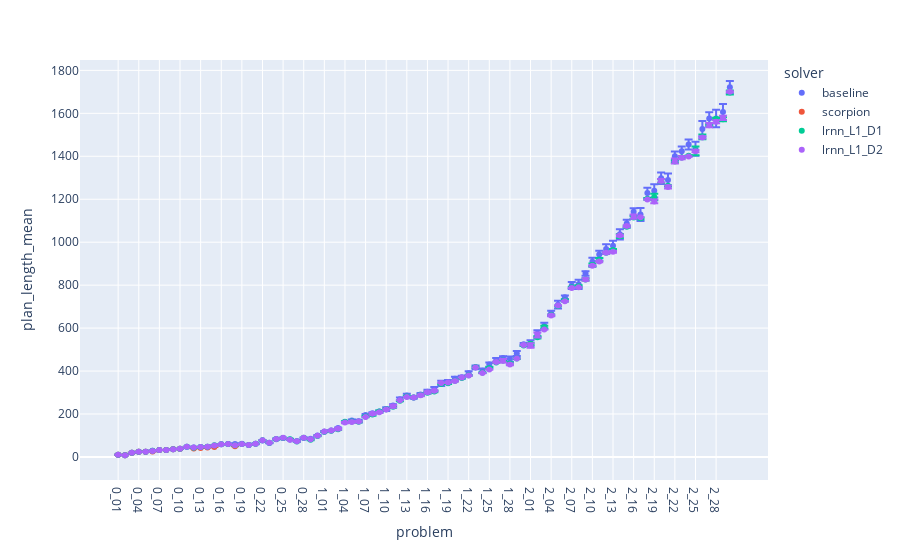
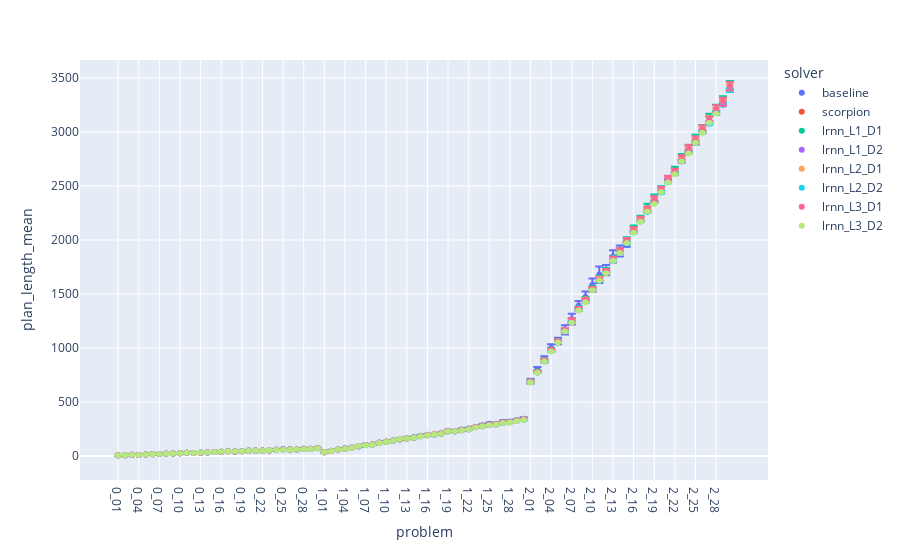
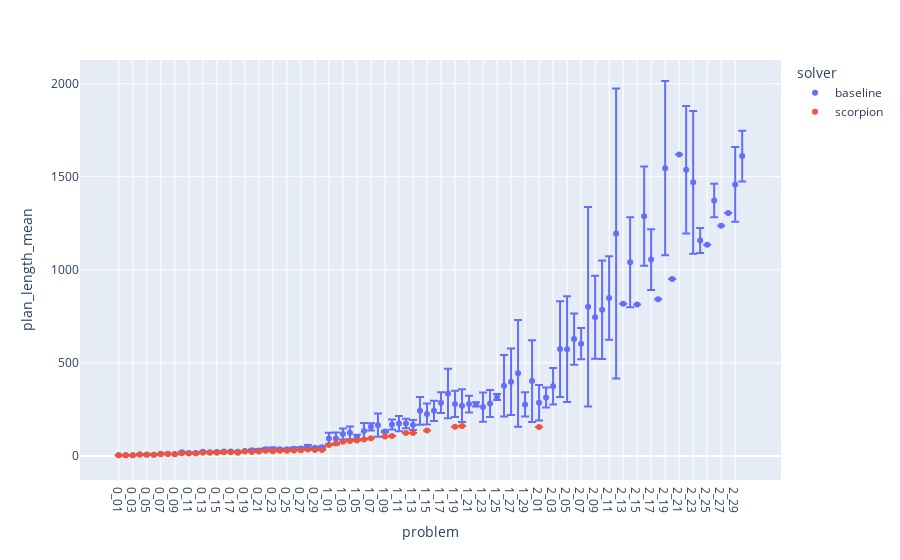
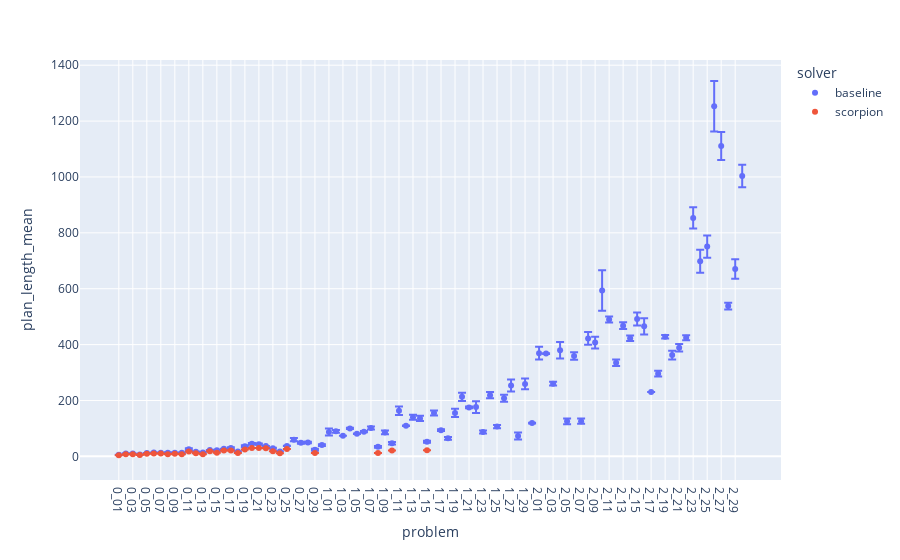

These figures' notebook cell, in order:
### Markdown cell above
Some results (e.g. miconic evaluation, or blocksworld training) are either timing out (due to apptainer and cluster cpus) or running out of memory (possibly due to suboptimal handcrafted policies, or very large training datasets).

### Code cell
log_y = 0
easy_only = 0

plot_domains("plan_length", log_y=log_y, easy_only=easy_only)

### Figure 1 — Plotly figure (JSON) as saved in the notebook; plotly's stock layout.template omitted (floating-point values rounded to 4 significant figures)
{"data": [{"error_y": {"array": [0, 0, 0, 0, 0, 1.838, 0, 0, 0, 0, 0, 1.886, 1.633, 1.897, 2.828, 0.9661, 0, 3.887, 1.054, 0, 2.271, 1.398, 0.9661, 2.539, 1.751, 1.989, 3.795, 1.897, 2.15, 1.751, 2.573, 2.066, 2.119, 2.539, 4.158, 6.052, 4.05, 4.566, 4.3, 8.847, 5.963, 8.066, 7.245, 5.337, 6.68, 8.509, 9.371, 11.93, 9.43, 8.944, 7.193, 9.8, 8.39, 10.74, 9.707, 11.62, 7.674, 11.91, 11.99, 6.535, 14.64, 15.65, 14.81, 11.63, 17.72, 8.276, 16.31, 21.1, 10.73, 19.21, 17.33, 22.92, 23.38, 23.32, 18.11, 16.79, 30.34, 24.66, 31.12, 26.75, 29.99, 22.37, 21.87, 23.37, 32.35, 36.64, 28.98, 40.71, 37.64, 29.11]}, "hovertemplate": "solver=baseline<br>problem=%{x}<br>plan_length_mean=%{y}<extra></extra>", "legendgroup": "baseline", "marker": {"color": "#636efa", "symbol": "circle"}, "mode": "markers", "name": "baseline", "orientation": "v", "showlegend": true, "type": "scatter", "x": ["0_01", "0_02", "0_03", "0_04", "0_05", "0_06", "0_07", "0_08", "0_09", "0_10", "0_11", "0_12", "0_13", "0_14", "0_15", "0_16", "0_17", "0_18", "0_19", "0_20", "0_21", "0_22", "0_23", "0_24", "0_25", "0_26", "0_27", "0_28", "0_29", "0_30", "1_01", "1_02", "1_03", "1_04", "1_05", "1_06", "1_07", "1_08", "1_09", "1_10", "1_11", "1_12", "1_13", "1_14", "1_15", "1_16", "1_17", "1_18", "1_19", "1_20", "1_21", "1_22", "1_23", "1_24", "1_25", "1_26", "1_27", "1_28", "1_29", "1_30", "2_01", "2_02", "2_03", "2_04", "2_05", "2_06", "2_07", "2_08", "2_09", "2_10", "2_11", "2_12", "2_13", "2_14", "2_15", "2_16", "2_17", "2_18", "2_19", "2_20", "2_21", "2_22", "2_23", "2_24", "2_25", "2_26", "2_27", "2_28", "2_29", "2_30"], "xaxis": "x", "y": [10, 8, 20, 24, 24, 28.4, 32, 32, 36, 38, 48, 44, 46, 47.4, 52, 59.4, 60, 60, 61, 56, 61.6, 76.8, 65.4, 83, 88.2, 81.8, 74.8, 88.6, 84.8, 100.2, 117.8, 123.6, 134.6, 163, 169.8, 166.8, 195.8, 203.8, 211.6, 222.6, 240, 268.8, 286.6, 276.6, 290.8, 304.2, 316.4, 342.6, 348.6, 364, 370.8, 389.4, 417.2, 401.6, 430, 449.6, 461, 455.8, 481.6, 524.6, 529, 574.2, 609.6, 669.4, 709.2, 743.4, 798.8, 803.6, 854.2, 908.6, 942.6, 968, 983.2, 1036.0, 1087.0, 1141.0, 1129, 1229.0, 1239.0, 1297.0, 1289.0, 1400.0, 1423.0, 1455, 1435.0, 1527.0, 1576, 1576.0, 1606, 1721.0], "yaxis": "y"}, {"error_y": {"array": [null, null, null, null, null, null, null, null, null, null, null, null, null, null, null, null, null, null, null, null, null, null, null, null, null, null, null, null, null, null, null, null, null, null, null, null, null, null, null, null, null, null, null, null, null, null, null, null, null, null, null, null, null, null, null, null, null, null, null, null, null, null, null, null, null, null, null, null, null, null, null, null, null, null, null, null, null, null, null, null, null, null, null, null, null, null, null, null, null, null]}, "hovertemplate": "solver=scorpion<br>problem=%{x}<br>plan_length_mean=%{y}<extra></extra>", "legendgroup": "scorpion", "marker": {"color": "#EF553B", "symbol": "circle"}, "mode": "markers", "name": "scorpion", "orientation": "v", "showlegend": true, "type": "scatter", "x": ["0_01", "0_02", "0_03", "0_04", "0_05", "0_06", "0_07", "0_08", "0_09", "0_10", "0_11", "0_12", "0_13", "0_14", "0_15", "0_16", "0_17", "0_18", "0_19", "0_20", "0_21", "0_22", "0_23", "0_24", "0_25", "0_26", "0_27", "0_28", "0_29", "0_30", "1_01", "1_02", "1_03", "1_04", "1_05", "1_06", "1_07", "1_08", "1_09", "1_10", "1_11", "1_12", "1_13", "1_14", "1_15", "1_16", "1_17", "1_18", "1_19", "1_20", "1_21", "1_22", "1_23", "1_24", "1_25", "1_26", "1_27", "1_28", "1_29", "1_30", "2_01", "2_02", "2_03", "2_04", "2_05", "2_06", "2_07", "2_08", "2_09", "2_10", "2_11", "2_12", "2_13", "2_14", "2_15", "2_16", "2_17", "2_18", "2_19", "2_20", "2_21", "2_22", "2_23", "2_24", "2_25", "2_26", "2_27", "2_28", "2_29", "2_30"], "xaxis": "x", "y": [10, 8, 20, 24, 24, 26, 32, 32, 36, 38, null, 40, 42, 44, 46, null, null, 50, null, null, null, null, null, null, null, null, null, null, null, null, null, null, null, null, null, null, null, null, null, null, null, null, null, null, null, null, null, null, null, null, null, null, null, null, null, null, null, null, null, null, null, null, null, null, null, null, null, null, null, null, null, null, null, null, null, null, null, null, null, null, null, null, null, null, null, null, null, null, null, null], "yaxis": "y"}, {"error_y": {"array": [0, 0, 0, 0, 0, 1.155, 0, 0, 0, 0, 0, 1.155, 2, 1.155, 0, 1.155, 0, 1.155, 0, 0, 0, 0, 0, 1.155, 2, 2.309, 0, 0, 2, 1.155, 1.155, 0, 4.163, 2, 3.055, 2, 3.464, 5.033, 4.619, 2, 4.163, 2.309, 3.464, 1.155, 2.309, 4.163, 4.163, 0, 4.163, 3.055, 1.155, 1.155, 3.055, 1.155, 3.055, 2, 1.155, 5.033, 2, 2.309, 5.033, 6.11, 5.774, 2.309, 1.155, 4.619, 2, 4.619, 5.033, 7.572, 7.024, 3.055, 5.033, 9.238, 4, 6.429, 4.163, 4, 15.01, 8.083, 2.309, 7.024, 1.155, 2, 20.43, 11.02, 6, 5.033, 9.238, 9.452]}, "hovertemplate": "solver=lrnn_L1_D1<br>problem=%{x}<br>plan_length_mean=%{y}<extra></extra>", "legendgroup": "lrnn_L1_D1", "marker": {"color": "#00cc96", "symbol": "circle"}, "mode": "markers", "name": "lrnn_L1_D1", "orientation": "v", "showlegend": true, "type": "scatter", "x": ["0_01", "0_02", "0_03", "0_04", "0_05", "0_06", "0_07", "0_08", "0_09", "0_10", "0_11", "0_12", "0_13", "0_14", "0_15", "0_16", "0_17", "0_18", "0_19", "0_20", "0_21", "0_22", "0_23", "0_24", "0_25", "0_26", "0_27", "0_28", "0_29", "0_30", "1_01", "1_02", "1_03", "1_04", "1_05", "1_06", "1_07", "1_08", "1_09", "1_10", "1_11", "1_12", "1_13", "1_14", "1_15", "1_16", "1_17", "1_18", "1_19", "1_20", "1_21", "1_22", "1_23", "1_24", "1_25", "1_26", "1_27", "1_28", "1_29", "1_30", "2_01", "2_02", "2_03", "2_04", "2_05", "2_06", "2_07", "2_08", "2_09", "2_10", "2_11", "2_12", "2_13", "2_14", "2_15", "2_16", "2_17", "2_18", "2_19", "2_20", "2_21", "2_22", "2_23", "2_24", "2_25", "2_26", "2_27", "2_28", "2_29", "2_30"], "xaxis": "x", "y": [10, 8, 20, 24, 24, 29.33, 32, 32, 36, 38, 48, 43.33, 46, 47.33, 54, 59.33, 60, 54.67, 60, 56, 62, 78, 66, 83.33, 88, 82.67, 72, 90, 80, 97.33, 117.3, 122, 129.3, 164, 164.7, 164, 188, 197.3, 211.3, 222, 233.3, 261.3, 282, 276.7, 288.7, 299.3, 305.3, 340, 343.3, 355.3, 367.3, 380.7, 417.3, 393.3, 414.7, 440, 448.7, 435.3, 458, 518.7, 526.7, 557.3, 605.3, 660.7, 702.7, 728.7, 790, 794.7, 826.7, 893.3, 919.3, 950.7, 963.3, 1029.0, 1072, 1115.0, 1111.0, 1202, 1211.0, 1285.0, 1263.0, 1375.0, 1395.0, 1402, 1425.0, 1491.0, 1546, 1575.0, 1573.0, 1697.0], "yaxis": "y"}, {"error_y": {"array": [0, 0, 0, 0, 0, 2.828, 0, 0, 0, 0, 0, 0, 0, 1.414, 1.414, 1.414, 0, 0, 0, 0, 0, 0, 0, 0, 0, 0, 1.414, 0, 0, 1.414, 0, 1.414, 4.243, 2.828, 4.243, 1.414, 0, 4.243, 2.828, 1.414, 5.657, 0, 1.414, 1.414, 4.243, 4.243, 2.828, 0, 1.414, 2.828, 0, 1.414, 0, 1.414, 1.414, 2.828, 8.485, 4.243, 0, 1.414, 9.899, 11.31, 0, 4.243, 1.414, 1.414, 1.414, 0, 5.657, 2.828, 2.828, 4.243, 4.243, 4.243, 4.243, 9.899, 0, 1.414, 8.485, 8.485, 7.071, 11.31, 7.071, 1.414, 5.657, 5.657, 9.899, 7.071, 9.899, 2.828]}, "hovertemplate": "solver=lrnn_L1_D2<br>problem=%{x}<br>plan_length_mean=%{y}<extra></extra>", "legendgroup": "lrnn_L1_D2", "marker": {"color": "#ab63fa", "symbol": "circle"}, "mode": "markers", "name": "lrnn_L1_D2", "orientation": "v", "showlegend": true, "type": "scatter", "x": ["0_01", "0_02", "0_03", "0_04", "0_05", "0_06", "0_07", "0_08", "0_09", "0_10", "0_11", "0_12", "0_13", "0_14", "0_15", "0_16", "0_17", "0_18", "0_19", "0_20", "0_21", "0_22", "0_23", "0_24", "0_25", "0_26", "0_27", "0_28", "0_29", "0_30", "1_01", "1_02", "1_03", "1_04", "1_05", "1_06", "1_07", "1_08", "1_09", "1_10", "1_11", "1_12", "1_13", "1_14", "1_15", "1_16", "1_17", "1_18", "1_19", "1_20", "1_21", "1_22", "1_23", "1_24", "1_25", "1_26", "1_27", "1_28", "1_29", "1_30", "2_01", "2_02", "2_03", "2_04", "2_05", "2_06", "2_07", "2_08", "2_09", "2_10", "2_11", "2_12", "2_13", "2_14", "2_15", "2_16", "2_17", "2_18", "2_19", "2_20", "2_21", "2_22", "2_23", "2_24", "2_25", "2_26", "2_27", "2_28", "2_29", "2_30"], "xaxis": "x", "y": [10, 8, 20, 24, 24, 28, 32, 32, 36, 38, 48, 44, 46, 47, 53, 59, 60, 54, 60, 56, 62, 78, 66, 84, 90, 80, 73, 90, 82, 99, 118, 123, 131, 160, 163, 165, 186, 201, 208, 221, 236, 264, 279, 277, 287, 301, 308, 344, 347, 354, 370, 379, 416, 391, 407, 442, 448, 431, 458, 521, 519, 568, 594, 659, 705, 725, 787, 790, 826, 890, 910, 951, 955, 1031, 1075, 1119, 1116, 1199, 1190, 1286, 1257, 1378, 1393, 1399, 1424, 1488, 1545, 1561, 1579, 1700], "yaxis": "y"}], "layout": {"legend": {"title": {"text": "solver"}, "tracegroupgap": 0}, "margin": {"t": 60}, "xaxis": {"anchor": "y", "domain": [0, 1], "title": {"text": "problem"}}, "yaxis": {"anchor": "x", "domain": [0, 1], "title": {"text": "plan_length_mean"}}}}

### Figure 2 — Plotly figure (JSON) as saved in the notebook; plotly's stock layout.template omitted (floating-point values rounded to 4 significant figures)
{"data": [{"error_y": {"array": [0, 0, 0, 0.5164, 0, 0.9944, 0.527, 0.5164, 0.9487, 0.4216, 0.9487, 0.6992, 1.713, 1.054, 0.7379, 1.059, 1.033, 1.491, 2.025, 1.897, 1.229, 1.317, 1.65, 1.563, 2.558, 2.718, 1.829, 2.214, 2.111, 2.283, 0.6992, 1.897, 0.7379, 3.604, 3.098, 3.534, 3.164, 3.86, 4.94, 4.012, 4.909, 4.347, 6.802, 5.554, 5.554, 5.232, 6.019, 9.036, 9.555, 4.795, 9.508, 7.617, 7.734, 10.78, 8.972, 9.402, 11.36, 9.231, 7.8, 13.76, 21.89, 21.75, 29.16, 33.64, 30.1, 42.8, 49.61, 44.7, 49.8, 59.84, 75.73, 48.21, 56.82, 51.44, 18.05, null, null, null, null, null, null, null, null, null, null, null, null, null, null, null]}, "hovertemplate": "solver=baseline<br>problem=%{x}<br>plan_length_mean=%{y}<extra></extra>", "legendgroup": "baseline", "marker": {"color": "#636efa", "symbol": "circle"}, "mode": "markers", "name": "baseline", "orientation": "v", "showlegend": true, "type": "scatter", "x": ["0_01", "0_02", "0_03", "0_04", "0_05", "0_06", "0_07", "0_08", "0_09", "0_10", "0_11", "0_12", "0_13", "0_14", "0_15", "0_16", "0_17", "0_18", "0_19", "0_20", "0_21", "0_22", "0_23", "0_24", "0_25", "0_26", "0_27", "0_28", "0_29", "0_30", "1_01", "1_02", "1_03", "1_04", "1_05", "1_06", "1_07", "1_08", "1_09", "1_10", "1_11", "1_12", "1_13", "1_14", "1_15", "1_16", "1_17", "1_18", "1_19", "1_20", "1_21", "1_22", "1_23", "1_24", "1_25", "1_26", "1_27", "1_28", "1_29", "1_30", "2_01", "2_02", "2_03", "2_04", "2_05", "2_06", "2_07", "2_08", "2_09", "2_10", "2_11", "2_12", "2_13", "2_14", "2_15", "2_16", "2_17", "2_18", "2_19", "2_20", "2_21", "2_22", "2_23", "2_24", "2_25", "2_26", "2_27", "2_28", "2_29", "2_30"], "xaxis": "x", "y": [8, 8, 12, 11.4, 15, 19.1, 19.5, 23.6, 24.7, 26.8, 30.7, 29.4, 32.6, 34, 37.9, 41.3, 46.2, 42, 46.9, 50.4, 50.8, 52.2, 54.5, 59, 62.9, 62.5, 60.7, 69.3, 67.3, 75.9, 36.6, 49.6, 62.1, 72.1, 79.4, 93.4, 103.7, 107.7, 125.8, 134.9, 144.9, 157.7, 165.6, 174.2, 188.8, 198.4, 200.3, 212.9, 234.8, 232.9, 245.8, 255.3, 269.4, 284.8, 300.6, 298.8, 317.7, 319.9, 335.2, 344.9, 694, 803.3, 894.6, 1001.0, 1066.0, 1168.0, 1267.0, 1391.0, 1472.0, 1583.0, 1678.0, 1721.0, 1848.0, 1898.0, 1955.0, null, null, null, null, null, null, null, null, null, null, null, null, null, null, null], "yaxis": "y"}, {"error_y": {"array": [null, null, null, null, null, null, null, null, null, null, null, null, null, null, null, null, null, null, null, null, null, null, null, null, null, null, null, null, null, null, null, null, null, null, null, null, null, null, null, null, null, null, null, null, null, null, null, null, null, null, null, null, null, null, null, null, null, null, null, null, null, null, null, null, null, null, null, null, null, null, null, null, null, null, null, null, null, null, null, null, null, null, null, null, null, null, null, null, null, null]}, "hovertemplate": "solver=scorpion<br>problem=%{x}<br>plan_length_mean=%{y}<extra></extra>", "legendgroup": "scorpion", "marker": {"color": "#EF553B", "symbol": "circle"}, "mode": "markers", "name": "scorpion", "orientation": "v", "showlegend": true, "type": "scatter", "x": ["0_01", "0_02", "0_03", "0_04", "0_05", "0_06", "0_07", "0_08", "0_09", "0_10", "0_11", "0_12", "0_13", "0_14", "0_15", "0_16", "0_17", "0_18", "0_19", "0_20", "0_21", "0_22", "0_23", "0_24", "0_25", "0_26", "0_27", "0_28", "0_29", "0_30", "1_01", "1_02", "1_03", "1_04", "1_05", "1_06", "1_07", "1_08", "1_09", "1_10", "1_11", "1_12", "1_13", "1_14", "1_15", "1_16", "1_17", "1_18", "1_19", "1_20", "1_21", "1_22", "1_23", "1_24", "1_25", "1_26", "1_27", "1_28", "1_29", "1_30", "2_01", "2_02", "2_03", "2_04", "2_05", "2_06", "2_07", "2_08", "2_09", "2_10", "2_11", "2_12", "2_13", "2_14", "2_15", "2_16", "2_17", "2_18", "2_19", "2_20", "2_21", "2_22", "2_23", "2_24", "2_25", "2_26", "2_27", "2_28", "2_29", "2_30"], "xaxis": "x", "y": [8, 8, 12, 11, 15, 18, 19, 23, 24, 26, 30, 29, 31, 33, 37, 39, 45, 40, 44, 49, 49, 50, 52, null, null, null, null, null, null, null, 36, 47, null, null, null, null, null, null, null, null, null, null, null, null, null, null, null, null, null, null, null, null, null, null, null, null, null, null, null, null, null, null, null, null, null, null, null, null, null, null, null, null, null, null, null, null, null, null, null, null, null, null, null, null, null, null, null, null, null, null], "yaxis": "y"}, {"error_y": {"array": [0, 0, 0, 0.5774, 0, 1.155, 0.5774, 0, 1.155, 0, 0.5774, 0, 0.5774, 0.5774, 0.5774, 0.5774, 0.5774, 1.155, 1.732, 0.5774, 0.5774, 0.5774, 1, 1, 0.5774, 1.155, 1, 1.155, 2.082, 1, 0.5774, 0, 1.155, 0, 0.5774, 1, 1.528, 1.528, 2.887, 3, 2.646, 2.517, 3.215, 1.155, 2.646, 1.155, 3.606, 4.041, 3.215, 1, 2.517, 4.163, 5.132, 3.055, 2.517, 4.163, 6.11, 6.11, 4.041, 4.163, 3.606, 8.021, 9.452, 14.22, 10.44, 15.39, 16.2, 17.21, 15.52, 18.9, 23.97, 19.86, 17.9, 18.25, 26.46, 28, 23.71, 39.0, 36.2, 23.69, 27.06, 29.16, 30.66, 27.73, 38.12, 30.79, 38.7, 37.24, 38.59, 41.53]}, "hovertemplate": "solver=lrnn_L1_D1<br>problem=%{x}<br>plan_length_mean=%{y}<extra></extra>", "legendgroup": "lrnn_L1_D1", "marker": {"color": "#00cc96", "symbol": "circle"}, "mode": "markers", "name": "lrnn_L1_D1", "orientation": "v", "showlegend": true, "type": "scatter", "x": ["0_01", "0_02", "0_03", "0_04", "0_05", "0_06", "0_07", "0_08", "0_09", "0_10", "0_11", "0_12", "0_13", "0_14", "0_15", "0_16", "0_17", "0_18", "0_19", "0_20", "0_21", "0_22", "0_23", "0_24", "0_25", "0_26", "0_27", "0_28", "0_29", "0_30", "1_01", "1_02", "1_03", "1_04", "1_05", "1_06", "1_07", "1_08", "1_09", "1_10", "1_11", "1_12", "1_13", "1_14", "1_15", "1_16", "1_17", "1_18", "1_19", "1_20", "1_21", "1_22", "1_23", "1_24", "1_25", "1_26", "1_27", "1_28", "1_29", "1_30", "2_01", "2_02", "2_03", "2_04", "2_05", "2_06", "2_07", "2_08", "2_09", "2_10", "2_11", "2_12", "2_13", "2_14", "2_15", "2_16", "2_17", "2_18", "2_19", "2_20", "2_21", "2_22", "2_23", "2_24", "2_25", "2_26", "2_27", "2_28", "2_29", "2_30"], "xaxis": "x", "y": [8, 8, 12, 11.33, 15, 19.33, 19.33, 23, 25.33, 26, 30.67, 29, 31.67, 34.33, 37.33, 40.33, 45.33, 41.67, 46, 51.33, 50.67, 50.33, 54, 58, 62.33, 61.33, 61, 68.33, 67.33, 75, 36.33, 48, 61.67, 69, 77.67, 91, 102.3, 108.3, 123.7, 133, 144, 158.3, 164.7, 173.3, 187, 196.3, 201, 211.7, 233.7, 229, 242.7, 253.7, 269.7, 278.3, 290.3, 297.7, 311.3, 317.7, 329.3, 340.3, 691, 784.3, 892.7, 985.3, 1068, 1166, 1257.0, 1369.0, 1456, 1553.0, 1640.0, 1722.0, 1834.0, 1908, 2000, 2107, 2200.0, 2297.0, 2385.0, 2473.0, 2563.0, 2648.0, 2764.0, 2849, 2936, 3034, 3129.0, 3215, 3292.0, 3430.0], "yaxis": "y"}, {"error_y": {"array": [0, 0, 0, 0, 0, 0, 0, 0, 1.155, 0, 0.5774, 0, 0.5774, 0, 0, 0, 0.5774, 0, 0.5774, 1, 1, 0.5774, 1.155, 0.5774, 1, 1.155, 1.732, 1.155, 1.528, 1, 0, 0, 0.5774, 0.5774, 0, 1, 1.155, 1.155, 0.5774, 1.155, 2.309, 0.5774, 2.082, 0.5774, 2, 1, 2.517, 1, 2.082, 1.732, 1.155, 0.5774, 3.055, 1.528, 2.517, 1.528, 1.528, 1.528, 1.528, 2.082, 5.132, 4, 3.606, 7.506, 1.528, 7.81, 6.11, 7.211, 4.163, 6.928, 5.508, 2.082, 5.859, 9.644, 8.021, 8.327, 3.606, 7.572, 8.021, 9.713, 15.52, 13.32, 13.45, 14.19, 12.49, 7.638, 9.539, 6.807, 8.718, 6.557]}, "hovertemplate": "solver=lrnn_L1_D2<br>problem=%{x}<br>plan_length_mean=%{y}<extra></extra>", "legendgroup": "lrnn_L1_D2", "marker": {"color": "#ab63fa", "symbol": "circle"}, "mode": "markers", "name": "lrnn_L1_D2", "orientation": "v", "showlegend": true, "type": "scatter", "x": ["0_01", "0_02", "0_03", "0_04", "0_05", "0_06", "0_07", "0_08", "0_09", "0_10", "0_11", "0_12", "0_13", "0_14", "0_15", "0_16", "0_17", "0_18", "0_19", "0_20", "0_21", "0_22", "0_23", "0_24", "0_25", "0_26", "0_27", "0_28", "0_29", "0_30", "1_01", "1_02", "1_03", "1_04", "1_05", "1_06", "1_07", "1_08", "1_09", "1_10", "1_11", "1_12", "1_13", "1_14", "1_15", "1_16", "1_17", "1_18", "1_19", "1_20", "1_21", "1_22", "1_23", "1_24", "1_25", "1_26", "1_27", "1_28", "1_29", "1_30", "2_01", "2_02", "2_03", "2_04", "2_05", "2_06", "2_07", "2_08", "2_09", "2_10", "2_11", "2_12", "2_13", "2_14", "2_15", "2_16", "2_17", "2_18", "2_19", "2_20", "2_21", "2_22", "2_23", "2_24", "2_25", "2_26", "2_27", "2_28", "2_29", "2_30"], "xaxis": "x", "y": [8, 8, 12, 11, 15, 18, 19, 23, 24.67, 26, 30.67, 29, 31.33, 34, 37, 40, 45.33, 41, 44.67, 50, 50, 50.33, 52.67, 58.33, 62, 59.67, 61, 68.33, 65.33, 74, 36, 48, 61.33, 68.67, 76, 90, 102.3, 105.7, 122.3, 130.7, 142.7, 152.7, 162.7, 169.7, 184, 192, 201.3, 208, 228.7, 229, 239.7, 249.3, 267.3, 275.7, 289.7, 291.7, 308.3, 312.7, 326.7, 337.7, 684.3, 773, 879, 976.3, 1057.0, 1161, 1237.0, 1355, 1439.0, 1540, 1626.0, 1701.0, 1814.0, 1888, 1979.0, 2078.0, 2177, 2269.0, 2353.0, 2452.0, 2549, 2613.0, 2727, 2822.0, 2906, 3007.0, 3091, 3186.0, 3252, 3391], "yaxis": "y"}, {"error_y": {"array": [0, 0, 0, 0.5774, 0, 1.155, 0, 0, 0.5774, 0.5774, 0, 0, 0.5774, 1, 0.5774, 1.155, 0, 0.5774, 1.155, 1, 1, 0.5774, 1, 0, 1.155, 1.732, 0.5774, 0.5774, 1.732, 1, 0.5774, 0.5774, 0.5774, 0.5774, 1.732, 2.082, 1.528, 0.5774, 1.732, 1, 2.082, 3.786, 1, 2.517, 2.646, 0.5774, 2.082, 1.528, 2.309, 2.646, 2.309, 1.732, 3.055, 2.309, 2.646, 4.509, 3.055, 0.5774, 2.309, 2.646, 2.082, 6.506, 7, 6.807, 10.58, 15.18, 9.165, 7.211, 10.12, 12, 14.01, 2.646, 13.32, 3.786, 12.1, 14.36, 13.89, 9.504, 16.09, 16.64, 20.79, 12.29, 15.72, 21.83, 19, 16.09, 25.51, 12.12, 9.609, 21.93]}, "hovertemplate": "solver=lrnn_L2_D1<br>problem=%{x}<br>plan_length_mean=%{y}<extra></extra>", "legendgroup": "lrnn_L2_D1", "marker": {"color": "#FFA15A", "symbol": "circle"}, "mode": "markers", "name": "lrnn_L2_D1", "orientation": "v", "showlegend": true, "type": "scatter", "x": ["0_01", "0_02", "0_03", "0_04", "0_05", "0_06", "0_07", "0_08", "0_09", "0_10", "0_11", "0_12", "0_13", "0_14", "0_15", "0_16", "0_17", "0_18", "0_19", "0_20", "0_21", "0_22", "0_23", "0_24", "0_25", "0_26", "0_27", "0_28", "0_29", "0_30", "1_01", "1_02", "1_03", "1_04", "1_05", "1_06", "1_07", "1_08", "1_09", "1_10", "1_11", "1_12", "1_13", "1_14", "1_15", "1_16", "1_17", "1_18", "1_19", "1_20", "1_21", "1_22", "1_23", "1_24", "1_25", "1_26", "1_27", "1_28", "1_29", "1_30", "2_01", "2_02", "2_03", "2_04", "2_05", "2_06", "2_07", "2_08", "2_09", "2_10", "2_11", "2_12", "2_13", "2_14", "2_15", "2_16", "2_17", "2_18", "2_19", "2_20", "2_21", "2_22", "2_23", "2_24", "2_25", "2_26", "2_27", "2_28", "2_29", "2_30"], "xaxis": "x", "y": [8, 8, 12, 11.33, 15, 18.67, 19, 23, 24.33, 26.33, 30, 29, 32.33, 35, 37.67, 40.67, 45, 41.67, 45.33, 51, 51, 51.67, 53, 59, 61.67, 61, 61.67, 68.33, 66, 74, 36.33, 48.33, 61.33, 68.33, 77, 92.67, 102.3, 106.7, 123, 132, 143.3, 156.7, 163, 170.7, 183, 193.7, 201.3, 210.7, 232.7, 229, 242.3, 252, 270.3, 277.7, 291, 295.7, 311.3, 315.3, 328.7, 343, 691.7, 779.7, 883, 983.7, 1062, 1167.0, 1255, 1364, 1453.0, 1548, 1644.0, 1712, 1828.0, 1904.0, 1997.0, 2096.0, 2190, 2288.0, 2379, 2470, 2565.0, 2639, 2755, 2838.0, 2918, 3024, 3121, 3206, 3288.0, 3418], "yaxis": "y"}, {"error_y": {"array": [0, 0, 0, 0, 0, 0, 0, 0, 0, 0, 0, 0, 0.5774, 0, 0.5774, 1.528, 0, 0.5774, 1, 1, 0.5774, 0, 1, 0, 1, 1.155, 0.5774, 0.5774, 1.155, 1.528, 0, 0.5774, 0, 0.5774, 1.155, 0.5774, 1.155, 0.5774, 1, 2.309, 1.155, 1.528, 0.5774, 1.528, 1.528, 1.732, 1, 2, 0.5774, 1, 2.517, 2.517, 1.155, 0.5774, 2.517, 2, 1.528, 2.082, 2.082, 3.215, 2, 3.786, 3.055, 4.726, 5, 8.021, 5.508, 10.15, 7.937, 1.528, 1.528, 6.807, 8.888, 9.849, 12.5, 5.132, 7, 3.055, 9.074, 13.05, 11.37, 14.19, 6.11, 4.933, 14.74, 11.68, 10.97, 18.48, 17.52, 17.52]}, "hovertemplate": "solver=lrnn_L2_D2<br>problem=%{x}<br>plan_length_mean=%{y}<extra></extra>", "legendgroup": "lrnn_L2_D2", "marker": {"color": "#19d3f3", "symbol": "circle"}, "mode": "markers", "name": "lrnn_L2_D2", "orientation": "v", "showlegend": true, "type": "scatter", "x": ["0_01", "0_02", "0_03", "0_04", "0_05", "0_06", "0_07", "0_08", "0_09", "0_10", "0_11", "0_12", "0_13", "0_14", "0_15", "0_16", "0_17", "0_18", "0_19", "0_20", "0_21", "0_22", "0_23", "0_24", "0_25", "0_26", "0_27", "0_28", "0_29", "0_30", "1_01", "1_02", "1_03", "1_04", "1_05", "1_06", "1_07", "1_08", "1_09", "1_10", "1_11", "1_12", "1_13", "1_14", "1_15", "1_16", "1_17", "1_18", "1_19", "1_20", "1_21", "1_22", "1_23", "1_24", "1_25", "1_26", "1_27", "1_28", "1_29", "1_30", "2_01", "2_02", "2_03", "2_04", "2_05", "2_06", "2_07", "2_08", "2_09", "2_10", "2_11", "2_12", "2_13", "2_14", "2_15", "2_16", "2_17", "2_18", "2_19", "2_20", "2_21", "2_22", "2_23", "2_24", "2_25", "2_26", "2_27", "2_28", "2_29", "2_30"], "xaxis": "x", "y": [8, 8, 12, 11, 15, 18, 19, 23, 24, 26, 30, 29, 32.33, 34, 37.33, 40.33, 45, 41.67, 45, 51, 49.33, 51, 53, 58, 61, 59.33, 60.67, 67.33, 66.33, 73.33, 36, 47.67, 61, 68.33, 75.67, 90.67, 102.3, 106.3, 123, 131.3, 141.3, 154.7, 162.7, 167.7, 182.7, 193, 198, 208, 228.7, 228, 239.7, 247.3, 266.3, 275.7, 287.3, 293, 308.3, 312.7, 326.7, 333.3, 684, 774.7, 876.7, 969.7, 1052, 1157.0, 1241.0, 1353, 1437, 1534.0, 1622.0, 1697.0, 1808, 1883, 1970.0, 2068.0, 2172, 2260.0, 2358.0, 2440.0, 2535.0, 2616.0, 2729.0, 2808.0, 2896.0, 2997.0, 3077.0, 3176.0, 3256, 3387], "yaxis": "y"}, {"error_y": {"array": [0, 0, 0, 0, 0, 1.155, 0, 0, 0.5774, 0.5774, 0.5774, 0, 0, 0.5774, 0.5774, 0, 0, 1.528, 1.528, 0.5774, 1, 1, 1, 1.155, 1.528, 2.082, 0.5774, 1.528, 1.732, 2.082, 0.5774, 1, 0.5774, 0.5774, 2.517, 1.155, 0.5774, 1.528, 1.155, 3.215, 2.082, 3.464, 1.528, 2.082, 3.786, 3.606, 3.215, 2.646, 5.196, 1.528, 3.512, 3.464, 4.933, 2.309, 3.606, 8.386, 2.517, 6.083, 2.082, 2.082, 3.055, 5.132, 9.849, 5.859, 12.22, 12.22, 23.46, 12.5, 13.45, 19.04, 14, 16.7, 21.13, 19.31, 22.03, 26.16, 20.5, 25.63, 27.62, 25.03, 26.76, 25.66, 25.42, 39.12, 34.99, 36.04, 25.11, 35.51, 36.75, 39.95]}, "hovertemplate": "solver=lrnn_L3_D1<br>problem=%{x}<br>plan_length_mean=%{y}<extra></extra>", "legendgroup": "lrnn_L3_D1", "marker": {"color": "#FF6692", "symbol": "circle"}, "mode": "markers", "name": "lrnn_L3_D1", "orientation": "v", "showlegend": true, "type": "scatter", "x": ["0_01", "0_02", "0_03", "0_04", "0_05", "0_06", "0_07", "0_08", "0_09", "0_10", "0_11", "0_12", "0_13", "0_14", "0_15", "0_16", "0_17", "0_18", "0_19", "0_20", "0_21", "0_22", "0_23", "0_24", "0_25", "0_26", "0_27", "0_28", "0_29", "0_30", "1_01", "1_02", "1_03", "1_04", "1_05", "1_06", "1_07", "1_08", "1_09", "1_10", "1_11", "1_12", "1_13", "1_14", "1_15", "1_16", "1_17", "1_18", "1_19", "1_20", "1_21", "1_22", "1_23", "1_24", "1_25", "1_26", "1_27", "1_28", "1_29", "1_30", "2_01", "2_02", "2_03", "2_04", "2_05", "2_06", "2_07", "2_08", "2_09", "2_10", "2_11", "2_12", "2_13", "2_14", "2_15", "2_16", "2_17", "2_18", "2_19", "2_20", "2_21", "2_22", "2_23", "2_24", "2_25", "2_26", "2_27", "2_28", "2_29", "2_30"], "xaxis": "x", "y": [8, 8, 12, 11, 15, 18.67, 19, 23, 24.67, 26.33, 30.33, 29, 32, 33.33, 37.33, 40, 45, 42.33, 45.33, 50.67, 50, 51, 53, 58.67, 61.67, 59.67, 60.33, 68.33, 67, 73.67, 36.33, 48, 61.33, 68.33, 77.33, 91.67, 102.7, 106.7, 122.7, 132.3, 142.7, 157, 163.7, 170.3, 185.7, 196, 201.3, 210, 233, 229.3, 241.3, 251, 269.7, 277.7, 290, 296.3, 312.3, 316, 329.3, 339.7, 685.3, 779.3, 888, 982.3, 1063.0, 1168.0, 1253.0, 1367.0, 1446, 1545.0, 1634, 1712, 1824.0, 1904, 1993.0, 2091.0, 2195.0, 2284, 2377, 2466.0, 2568.0, 2633.0, 2759.0, 2842.0, 2924.0, 3025, 3115.0, 3212, 3279.0, 3423], "yaxis": "y"}, {"error_y": {"array": [null, null, null, null, null, null, null, null, null, null, null, null, null, null, null, null, null, null, null, null, null, null, null, null, null, null, null, null, null, null, null, null, null, null, null, null, null, null, null, null, null, null, null, null, null, null, null, null, null, null, null, null, null, null, null, null, null, null, null, null, null, null, null, null, null, null, null, null, null, null, null, null, null, null, null, null, null, null, null, null, null, null, null, null, null, null, null, null, null, null]}, "hovertemplate": "solver=lrnn_L3_D2<br>problem=%{x}<br>plan_length_mean=%{y}<extra></extra>", "legendgroup": "lrnn_L3_D2", "marker": {"color": "#B6E880", "symbol": "circle"}, "mode": "markers", "name": "lrnn_L3_D2", "orientation": "v", "showlegend": true, "type": "scatter", "x": ["0_01", "0_02", "0_03", "0_04", "0_05", "0_06", "0_07", "0_08", "0_09", "0_10", "0_11", "0_12", "0_13", "0_14", "0_15", "0_16", "0_17", "0_18", "0_19", "0_20", "0_21", "0_22", "0_23", "0_24", "0_25", "0_26", "0_27", "0_28", "0_29", "0_30", "1_01", "1_02", "1_03", "1_04", "1_05", "1_06", "1_07", "1_08", "1_09", "1_10", "1_11", "1_12", "1_13", "1_14", "1_15", "1_16", "1_17", "1_18", "1_19", "1_20", "1_21", "1_22", "1_23", "1_24", "1_25", "1_26", "1_27", "1_28", "1_29", "1_30", "2_01", "2_02", "2_03", "2_04", "2_05", "2_06", "2_07", "2_08", "2_09", "2_10", "2_11", "2_12", "2_13", "2_14", "2_15", "2_16", "2_17", "2_18", "2_19", "2_20", "2_21", "2_22", "2_23", "2_24", "2_25", "2_26", "2_27", "2_28", "2_29", "2_30"], "xaxis": "x", "y": [8, 8, 12, 11, 15, 18, 19, 23, 24, 26, 30, 29, 33, 33, 38, 41, 45, 42, 44, 50, 49, 50, 54, 57, 60, 58, 61, 66, 65, 73, 36, 48, 61, 69, 76, 93, 100, 105, 122, 130, 143, 158, 162, 169, 183, 192, 200, 207, 231, 231, 240, 248, 265, 277, 288, 292, 307, 311, 326, 335, 681, 771, 875, 969, 1051, 1152, 1235, 1347, 1424, 1535, 1624, 1693, 1808, 1880, 1971, 2067, 2168, 2263, 2332, 2444, 2532, 2608, 2726, 2800, 2899, 2992, 3084, 3169, null, null], "yaxis": "y"}], "layout": {"legend": {"title": {"text": "solver"}, "tracegroupgap": 0}, "margin": {"t": 60}, "xaxis": {"anchor": "y", "domain": [0, 1], "title": {"text": "problem"}}, "yaxis": {"anchor": "x", "domain": [0, 1], "title": {"text": "plan_length_mean"}}}}

### Figure 3 — Plotly figure (JSON) as saved in the notebook; plotly's stock layout.template omitted (floating-point values rounded to 4 significant figures)
{"data": [{"error_y": {"array": [0, 0, 0, 0.5, 1.528, 0.5774, 1.258, 0.5774, 0.7071, 3, 2.517, 2.646, 2.082, 1.517, 4.041, 1, 1.155, 2.082, 0.7071, 4.163, 7.81, 6.658, 8.622, 2.082, 4.509, 7, 6.807, 8.327, 1.528, 5.292, 30.51, 32.62, 30.05, 34.67, 12.02, 42.72, 19.52, 61.98, 4.243, 26.5, 41.01, 25.42, 26.87, 74.25, 56.32, 54.79, 55.52, 133.0, 70.24, 87.88, 44.97, 11.45, 78.7, 72.12, 16.26, 164.9, 178.6, 287.1, 65.05, 219.9, 95.34, 53.74, 98.34, 257.4, 284.2, 138.2, 84.03, 535.6, 223.4, 264.6, 224.1, 779.2, null, 241.8, null, 266.6, 163.7, null, 468.2, null, null, 342.5, 383.3, 67.18, null, 89.9, null, null, 200.8, 136.5]}, "hovertemplate": "solver=baseline<br>problem=%{x}<br>plan_length_mean=%{y}<extra></extra>", "legendgroup": "baseline", "marker": {"color": "#636efa", "symbol": "circle"}, "mode": "markers", "name": "baseline", "orientation": "v", "showlegend": true, "type": "scatter", "x": ["0_01", "0_02", "0_03", "0_04", "0_05", "0_06", "0_07", "0_08", "0_09", "0_10", "0_11", "0_12", "0_13", "0_14", "0_15", "0_16", "0_17", "0_18", "0_19", "0_20", "0_21", "0_22", "0_23", "0_24", "0_25", "0_26", "0_27", "0_28", "0_29", "0_30", "1_01", "1_02", "1_03", "1_04", "1_05", "1_06", "1_07", "1_08", "1_09", "1_10", "1_11", "1_12", "1_13", "1_14", "1_15", "1_16", "1_17", "1_18", "1_19", "1_20", "1_21", "1_22", "1_23", "1_24", "1_25", "1_26", "1_27", "1_28", "1_29", "1_30", "2_01", "2_02", "2_03", "2_04", "2_05", "2_06", "2_07", "2_08", "2_09", "2_10", "2_11", "2_12", "2_13", "2_14", "2_15", "2_16", "2_17", "2_18", "2_19", "2_20", "2_21", "2_22", "2_23", "2_24", "2_25", "2_26", "2_27", "2_28", "2_29", "2_30"], "xaxis": "x", "y": [4, 4, 4, 8.25, 8.667, 7.333, 11.75, 12.33, 10.5, 19.5, 16.67, 16, 22.67, 20.6, 21.67, 24, 24.67, 22.33, 26.5, 30.67, 30, 36.67, 36.67, 35.67, 36.33, 39, 40.33, 50.33, 44.33, 47, 94, 93.33, 118, 124.2, 102.5, 134, 157, 165.7, 132, 169.3, 174, 174.3, 166, 242.5, 225.7, 242.7, 286.3, 335.3, 280, 270.3, 279, 277.5, 262.7, 282, 316.5, 377.3, 398.3, 444, 277, 402.5, 285.7, 314, 374.3, 574.3, 573.7, 628, 603.3, 801.7, 745.5, 785.2, 848.7, 1195, 818, 1041, 814, 1288.0, 1055, 842, 1546.0, 951, 1620, 1538.0, 1470, 1158.0, 1135, 1373.0, 1237, 1306, 1459, 1612.0], "yaxis": "y"}, {"error_y": {"array": [null, null, null, null, null, null, null, null, null, null, null, null, null, null, null, null, null, null, null, null, null, null, null, null, null, null, null, null, null, null, null, null, null, null, null, null, null, null, null, null, null, null, null, null, null, null, null, null, null, null, null, null, null, null, null, null, null, null, null, null, null, null, null, null, null, null, null, null, null, null, null, null, null, null, null, null, null, null, null, null, null, null, null, null, null, null, null, null, null, null]}, "hovertemplate": "solver=scorpion<br>problem=%{x}<br>plan_length_mean=%{y}<extra></extra>", "legendgroup": "scorpion", "marker": {"color": "#EF553B", "symbol": "circle"}, "mode": "markers", "name": "scorpion", "orientation": "v", "showlegend": true, "type": "scatter", "x": ["0_01", "0_02", "0_03", "0_04", "0_05", "0_06", "0_07", "0_08", "0_09", "0_10", "0_11", "0_12", "0_13", "0_14", "0_15", "0_16", "0_17", "0_18", "0_19", "0_20", "0_21", "0_22", "0_23", "0_24", "0_25", "0_26", "0_27", "0_28", "0_29", "0_30", "1_01", "1_02", "1_03", "1_04", "1_05", "1_06", "1_07", "1_08", "1_09", "1_10", "1_11", "1_12", "1_13", "1_14", "1_15", "1_16", "1_17", "1_18", "1_19", "1_20", "1_21", "1_22", "1_23", "1_24", "1_25", "1_26", "1_27", "1_28", "1_29", "1_30", "2_01", "2_02", "2_03", "2_04", "2_05", "2_06", "2_07", "2_08", "2_09", "2_10", "2_11", "2_12", "2_13", "2_14", "2_15", "2_16", "2_17", "2_18", "2_19", "2_20", "2_21", "2_22", "2_23", "2_24", "2_25", "2_26", "2_27", "2_28", "2_29", "2_30"], "xaxis": "x", "y": [4, 4, 4, 8, 7, 7, 10, 11, 10, 15, 13, 13, 18, 17, 17, 20, 20, 18, 24, 22, 24, 28, 26, 28, 28, 30, 31, 35, 32, 32, 59, 67, 76, 80, 83, 88, 96, null, 105, 107, null, 123, 124, null, 137, null, null, null, 157, 161, null, null, null, null, null, null, null, null, null, null, 156, null, null, null, null, null, null, null, null, null, null, null, null, null, null, null, null, null, null, null, null, null, null, null, null, null, null, null, null, null], "yaxis": "y"}], "layout": {"legend": {"title": {"text": "solver"}, "tracegroupgap": 0}, "margin": {"t": 60}, "xaxis": {"anchor": "y", "domain": [0, 1], "title": {"text": "problem"}}, "yaxis": {"anchor": "x", "domain": [0, 1], "title": {"text": "plan_length_mean"}}}}

### Figure 4 — Plotly figure (JSON) as saved in the notebook; plotly's stock layout.template omitted (floating-point values rounded to 4 significant figures)
{"data": [{"error_y": {"array": [0.4216, 0.5164, 0, 0, 0, 0.483, 0, 1.826, 0, 1.014, 3.304, 0.7559, 1.643, 0, 2.225, 0, 3.084, 0.5477, 3.456, 2.949, 2.003, 0, 1.924, 0.4216, 0.488, 5.635, 3.532, 2.875, 3.536, 3.327, 12.34, 4.671, 0, 2.424, 0.6325, 2.242, 5.318, 2.828, 6.816, 4.359, 15.22, 0.8756, 8.602, 9.388, 3.391, 8.867, 3.488, 4.928, 14.82, 14.99, 3.082, 21.27, 5.381, 11.23, 5.992, 12.33, 21.35, 12.35, 19.18, 1.574, 22.71, 1.033, 6.697, 29.57, 10.12, 13.36, 9.261, 22.81, 21.38, 72.52, 10.64, 11.68, 11.86, 9.953, 23.6, 29.5, null, 10.1, 6.272, 15.78, 13.4, 8.961, 38.19, 41.32, 39.61, 90.27, 50.01, 12.07, 34.63, 40.46]}, "hovertemplate": "solver=baseline<br>problem=%{x}<br>plan_length_mean=%{y}<extra></extra>", "legendgroup": "baseline", "marker": {"color": "#636efa", "symbol": "circle"}, "mode": "markers", "name": "baseline", "orientation": "v", "showlegend": true, "type": "scatter", "x": ["0_01", "0_02", "0_03", "0_04", "0_05", "0_06", "0_07", "0_08", "0_09", "0_10", "0_11", "0_12", "0_13", "0_14", "0_15", "0_16", "0_17", "0_18", "0_19", "0_20", "0_21", "0_22", "0_23", "0_24", "0_25", "0_26", "0_27", "0_28", "0_29", "0_30", "1_01", "1_02", "1_03", "1_04", "1_05", "1_06", "1_07", "1_08", "1_09", "1_10", "1_11", "1_12", "1_13", "1_14", "1_15", "1_16", "1_17", "1_18", "1_19", "1_20", "1_21", "1_22", "1_23", "1_24", "1_25", "1_26", "1_27", "1_28", "1_29", "1_30", "2_01", "2_02", "2_03", "2_04", "2_05", "2_06", "2_07", "2_08", "2_09", "2_10", "2_11", "2_12", "2_13", "2_14", "2_15", "2_16", "2_17", "2_18", "2_19", "2_20", "2_21", "2_22", "2_23", "2_24", "2_25", "2_26", "2_27", "2_28", "2_29", "2_30"], "xaxis": "x", "y": [5.8, 10.4, 10, 7, 12, 13.7, 13, 13, 13, 12.56, 25.75, 16.5, 14.2, 23, 21.57, 27, 29.8, 17.5, 36.22, 45.12, 43.7, 37, 28.8, 17.8, 37.29, 59.67, 48.86, 49.67, 23.5, 40.33, 87.1, 89.6, 74, 100.1, 80.8, 88.44, 101.5, 34, 85.7, 47, 163.6, 109.9, 140, 135.9, 52.5, 155.2, 93.83, 64.57, 155.6, 213, 175.3, 176.3, 87.43, 218.9, 106.5, 207.8, 253.8, 73, 259.1, 119.1, 369.4, 367.8, 260.2, 380.1, 125.3, 359.5, 125.8, 421.9, 407.2, 593.8, 489.8, 335.2, 467.7, 422.8, 491.6, 465.2, 230, 296, 428, 362.7, 388.5, 424.6, 853.4, 698.2, 750.7, 1253.0, 1111.0, 537.8, 670.8, 1003.0], "yaxis": "y"}, {"error_y": {"array": [null, null, null, null, null, null, null, null, null, null, null, null, null, null, null, null, null, null, null, null, null, null, null, null, null, null, null, null, null, null, null, null, null, null, null, null, null, null, null, null, null, null, null, null, null, null, null, null, null, null, null, null, null, null, null, null, null, null, null, null, null, null, null, null, null, null, null, null, null, null, null, null, null, null, null, null, null, null, null, null, null, null, null, null, null, null, null, null, null, null]}, "hovertemplate": "solver=scorpion<br>problem=%{x}<br>plan_length_mean=%{y}<extra></extra>", "legendgroup": "scorpion", "marker": {"color": "#EF553B", "symbol": "circle"}, "mode": "markers", "name": "scorpion", "orientation": "v", "showlegend": true, "type": "scatter", "x": ["0_01", "0_02", "0_03", "0_04", "0_05", "0_06", "0_07", "0_08", "0_09", "0_10", "0_11", "0_12", "0_13", "0_14", "0_15", "0_16", "0_17", "0_18", "0_19", "0_20", "0_21", "0_22", "0_23", "0_24", "0_25", "0_26", "0_27", "0_28", "0_29", "0_30", "1_01", "1_02", "1_03", "1_04", "1_05", "1_06", "1_07", "1_08", "1_09", "1_10", "1_11", "1_12", "1_13", "1_14", "1_15", "1_16", "1_17", "1_18", "1_19", "1_20", "1_21", "1_22", "1_23", "1_24", "1_25", "1_26", "1_27", "1_28", "1_29", "1_30", "2_01", "2_02", "2_03", "2_04", "2_05", "2_06", "2_07", "2_08", "2_09", "2_10", "2_11", "2_12", "2_13", "2_14", "2_15", "2_16", "2_17", "2_18", "2_19", "2_20", "2_21", "2_22", "2_23", "2_24", "2_25", "2_26", "2_27", "2_28", "2_29", "2_30"], "xaxis": "x", "y": [4, 8, 8, 5, 9, 10, 10, 8, 9, 8, 17, 11, 8, 18, 13, 21, 21, 12, 25, 30, 30, 29, 18, 11, 26, null, null, null, 12, null, null, null, null, null, null, null, null, 12, null, 21, null, null, null, null, 22, null, null, null, null, null, null, null, null, null, null, null, null, null, null, null, null, null, null, null, null, null, null, null, null, null, null, null, null, null, null, null, null, null, null, null, null, null, null, null, null, null, null, null, null, null], "yaxis": "y"}], "layout": {"legend": {"title": {"text": "solver"}, "tracegroupgap": 0}, "margin": {"t": 60}, "xaxis": {"anchor": "y", "domain": [0, 1], "title": {"text": "problem"}}, "yaxis": {"anchor": "x", "domain": [0, 1], "title": {"text": "plan_length_mean"}}}}
